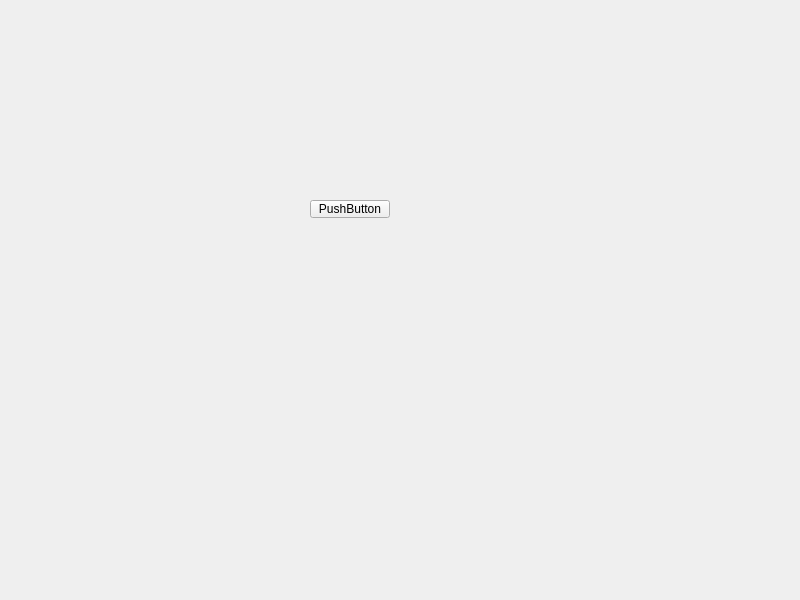
<?xml version="1.0" encoding="UTF-8"?>
<ui version="4.0">
 <class>Widget</class>
 <widget class="QWidget" name="Widget">
  <property name="geometry">
   <rect>
    <x>0</x>
    <y>0</y>
    <width>800</width>
    <height>600</height>
   </rect>
  </property>
  <property name="windowTitle">
   <string>Widget</string>
  </property>
  <widget class="QPushButton" name="pushButton">
   <property name="geometry">
    <rect>
     <x>310</x>
     <y>200</y>
     <width>80</width>
     <height>18</height>
    </rect>
   </property>
   <property name="text">
    <string>PushButton</string>
   </property>
  </widget>
 </widget>
 <resources/>
 <connections/>
</ui>
